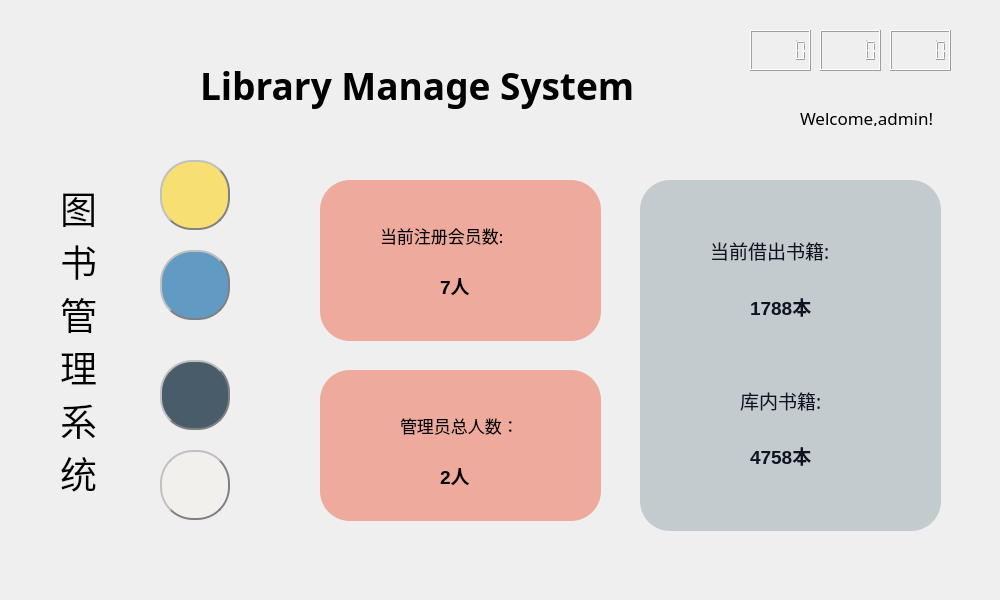
<?xml version="1.0" encoding="UTF-8"?>
<ui version="4.0">
 <class>libraryManageMainWindow</class>
 <widget class="QWidget" name="libraryManageMainWindow">
  <property name="geometry">
   <rect>
    <x>0</x>
    <y>0</y>
    <width>1000</width>
    <height>600</height>
   </rect>
  </property>
  <property name="windowTitle">
   <string>Form</string>
  </property>
  <widget class="QLabel" name="label_2">
   <property name="geometry">
    <rect>
     <x>800</x>
     <y>110</y>
     <width>171</width>
     <height>16</height>
    </rect>
   </property>
   <property name="font">
    <font>
     <family>黑体</family>
     <pointsize>13</pointsize>
    </font>
   </property>
   <property name="text">
    <string>Welcome,admin!</string>
   </property>
  </widget>
  <widget class="QLabel" name="label_4">
   <property name="geometry">
    <rect>
     <x>200</x>
     <y>10</y>
     <width>401</width>
     <height>71</height>
    </rect>
   </property>
   <property name="font">
    <font>
     <family>华文楷体</family>
     <pointsize>18</pointsize>
    </font>
   </property>
   <property name="text">
    <string/>
   </property>
  </widget>
  <widget class="QLabel" name="label_logo">
   <property name="geometry">
    <rect>
     <x>20</x>
     <y>20</y>
     <width>131</width>
     <height>131</height>
    </rect>
   </property>
   <property name="styleSheet">
    <string notr="true">background-image: url(:/libmanageLogo.png);</string>
   </property>
   <property name="text">
    <string/>
   </property>
  </widget>
  <widget class="QPushButton" name="pushButton_manageBook">
   <property name="geometry">
    <rect>
     <x>160</x>
     <y>160</y>
     <width>70</width>
     <height>70</height>
    </rect>
   </property>
   <property name="styleSheet">
    <string notr="true">QPushButton{background-color: #f8df72;border:2px groove gray;border-radius:32px;padding:2px 4px;border-style: outset;}
                                           QPushButton:hover{background-color:rgb(229, 241, 251); color: black;}
                                           QPushButton:pressed{background-color:rgb(204, 228, 247);border-style: inset;}
</string>
   </property>
   <property name="text">
    <string/>
   </property>
  </widget>
  <widget class="QPushButton" name="pushButton_manageUser">
   <property name="geometry">
    <rect>
     <x>160</x>
     <y>250</y>
     <width>70</width>
     <height>70</height>
    </rect>
   </property>
   <property name="styleSheet">
    <string notr="true">QPushButton{background-color: #619ac3;border:2px groove gray;border-radius:32px;padding:2px 4px;border-style: outset;}
                                           QPushButton:hover{background-color:rgb(229, 241, 251); color: black;}
                                           QPushButton:pressed{background-color:rgb(204, 228, 247);border-style: inset;}
</string>
   </property>
   <property name="text">
    <string/>
   </property>
  </widget>
  <widget class="QPushButton" name="pushButton_cancellation">
   <property name="geometry">
    <rect>
     <x>160</x>
     <y>360</y>
     <width>70</width>
     <height>70</height>
    </rect>
   </property>
   <property name="styleSheet">
    <string notr="true">QPushButton{background-color: #495c69;border:2px groove gray;border-radius:32px;padding:2px 4px;border-style: outset;}
                                           QPushButton:hover{background-color:rgb(229, 241, 251); color: black;}
                                           QPushButton:pressed{background-color:rgb(204, 228, 247);border-style: inset;}
</string>
   </property>
   <property name="text">
    <string/>
   </property>
  </widget>
  <widget class="QPushButton" name="pushButton_exit">
   <property name="geometry">
    <rect>
     <x>160</x>
     <y>450</y>
     <width>70</width>
     <height>70</height>
    </rect>
   </property>
   <property name="styleSheet">
    <string notr="true">QPushButton{background-color:#f1f0ed;border:2px groove gray;border-radius:33px;padding:2px 4px;border-style: outset;}
                                           QPushButton:hover{background-color:rgb(229, 241, 251); color: black;}
                                           QPushButton:pressed{background-color:rgb(204, 228, 247);border-style: inset;}
</string>
   </property>
   <property name="text">
    <string/>
   </property>
  </widget>
  <widget class="QLCDNumber" name="lcdNumber_hour">
   <property name="geometry">
    <rect>
     <x>750</x>
     <y>30</y>
     <width>61</width>
     <height>41</height>
    </rect>
   </property>
  </widget>
  <widget class="QLCDNumber" name="lcdNumber_min">
   <property name="geometry">
    <rect>
     <x>820</x>
     <y>30</y>
     <width>61</width>
     <height>41</height>
    </rect>
   </property>
  </widget>
  <widget class="QLCDNumber" name="lcdNumber_sec">
   <property name="geometry">
    <rect>
     <x>890</x>
     <y>30</y>
     <width>61</width>
     <height>41</height>
    </rect>
   </property>
  </widget>
  <widget class="QGroupBox" name="groupBox">
   <property name="geometry">
    <rect>
     <x>320</x>
     <y>180</y>
     <width>281</width>
     <height>161</height>
    </rect>
   </property>
   <property name="styleSheet">
    <string notr="true">QGroupBox{background-color:#eeaa9c;border-radius:30px;}</string>
   </property>
   <property name="title">
    <string/>
   </property>
   <widget class="QLabel" name="label">
    <property name="geometry">
     <rect>
      <x>60</x>
      <y>40</y>
      <width>201</width>
      <height>31</height>
     </rect>
    </property>
    <property name="font">
     <font>
      <family>黑体</family>
      <pointsize>13</pointsize>
     </font>
    </property>
    <property name="styleSheet">
     <string notr="true">background-color:#eeaa9c;</string>
    </property>
    <property name="text">
     <string>当前注册会员数:</string>
    </property>
   </widget>
   <widget class="QLabel" name="label_numUser">
    <property name="geometry">
     <rect>
      <x>120</x>
      <y>80</y>
      <width>121</width>
      <height>51</height>
     </rect>
    </property>
    <property name="font">
     <font>
      <pointsize>14</pointsize>
      <weight>75</weight>
      <bold>true</bold>
     </font>
    </property>
    <property name="styleSheet">
     <string notr="true">background-color:#eeaa9c</string>
    </property>
    <property name="text">
     <string>&lt;html&gt;&lt;head/&gt;&lt;body&gt;&lt;p&gt;7人&lt;/p&gt;&lt;/body&gt;&lt;/html&gt;</string>
    </property>
   </widget>
  </widget>
  <widget class="QGroupBox" name="groupBox_2">
   <property name="geometry">
    <rect>
     <x>640</x>
     <y>180</y>
     <width>301</width>
     <height>351</height>
    </rect>
   </property>
   <property name="styleSheet">
    <string notr="true">QGroupBox{background-color:#c4cbcf;border-radius:30px;}</string>
   </property>
   <property name="title">
    <string/>
   </property>
   <widget class="QLabel" name="label_3">
    <property name="geometry">
     <rect>
      <x>70</x>
      <y>50</y>
      <width>181</width>
      <height>41</height>
     </rect>
    </property>
    <property name="font">
     <font>
      <family>黑体</family>
      <pointsize>14</pointsize>
     </font>
    </property>
    <property name="styleSheet">
     <string notr="true">background-color:#c4cbcf;color: #0f1423</string>
    </property>
    <property name="text">
     <string>当前借出书籍:</string>
    </property>
   </widget>
   <widget class="QLabel" name="label_numBookBorrowed">
    <property name="geometry">
     <rect>
      <x>110</x>
      <y>90</y>
      <width>121</width>
      <height>51</height>
     </rect>
    </property>
    <property name="font">
     <font>
      <pointsize>14</pointsize>
      <weight>75</weight>
      <bold>true</bold>
     </font>
    </property>
    <property name="styleSheet">
     <string notr="true">background-color:#c4cbcf;color: #0f1423</string>
    </property>
    <property name="text">
     <string>&lt;br&gt;1788&lt;/br&gt;本</string>
    </property>
   </widget>
   <widget class="QLabel" name="label_7">
    <property name="geometry">
     <rect>
      <x>110</x>
      <y>220</y>
      <width>72</width>
      <height>15</height>
     </rect>
    </property>
    <property name="text">
     <string/>
    </property>
   </widget>
   <widget class="QLabel" name="label_6">
    <property name="geometry">
     <rect>
      <x>100</x>
      <y>200</y>
      <width>181</width>
      <height>41</height>
     </rect>
    </property>
    <property name="font">
     <font>
      <family>黑体</family>
      <pointsize>14</pointsize>
     </font>
    </property>
    <property name="styleSheet">
     <string notr="true">background-color:#c4cbcf;color: #0f1423</string>
    </property>
    <property name="text">
     <string>库内书籍:</string>
    </property>
   </widget>
   <widget class="QLabel" name="label_bookInLib">
    <property name="geometry">
     <rect>
      <x>110</x>
      <y>250</y>
      <width>121</width>
      <height>51</height>
     </rect>
    </property>
    <property name="font">
     <font>
      <pointsize>14</pointsize>
      <weight>75</weight>
      <bold>true</bold>
     </font>
    </property>
    <property name="styleSheet">
     <string notr="true">background-color:#c4cbcf;color: #0f1423</string>
    </property>
    <property name="text">
     <string>&lt;html&gt;&lt;head/&gt;&lt;body&gt;&lt;p&gt;4758本&lt;/p&gt;&lt;/body&gt;&lt;/html&gt;</string>
    </property>
   </widget>
  </widget>
  <widget class="QGroupBox" name="groupBox_3">
   <property name="geometry">
    <rect>
     <x>320</x>
     <y>370</y>
     <width>281</width>
     <height>151</height>
    </rect>
   </property>
   <property name="styleSheet">
    <string notr="true">QGroupBox{background-color:#eeaa9c;border-radius:30px;}</string>
   </property>
   <property name="title">
    <string/>
   </property>
   <widget class="QLabel" name="label_11">
    <property name="geometry">
     <rect>
      <x>80</x>
      <y>40</y>
      <width>201</width>
      <height>31</height>
     </rect>
    </property>
    <property name="font">
     <font>
      <family>黑体</family>
      <pointsize>13</pointsize>
     </font>
    </property>
    <property name="styleSheet">
     <string notr="true">background-color:#eeaa9c;</string>
    </property>
    <property name="text">
     <string>管理员总人数：</string>
    </property>
   </widget>
   <widget class="QLabel" name="label_numUser_6">
    <property name="geometry">
     <rect>
      <x>120</x>
      <y>80</y>
      <width>121</width>
      <height>51</height>
     </rect>
    </property>
    <property name="font">
     <font>
      <pointsize>14</pointsize>
      <weight>75</weight>
      <bold>true</bold>
     </font>
    </property>
    <property name="styleSheet">
     <string notr="true">background-color:#eeaa9c</string>
    </property>
    <property name="text">
     <string>&lt;html&gt;&lt;head/&gt;&lt;body&gt;&lt;p&gt;2人&lt;/p&gt;&lt;/body&gt;&lt;/html&gt;</string>
    </property>
   </widget>
  </widget>
  <widget class="QLabel" name="label_12">
   <property name="geometry">
    <rect>
     <x>200</x>
     <y>40</y>
     <width>501</width>
     <height>91</height>
    </rect>
   </property>
   <property name="font">
    <font>
     <family>Cascadia Code</family>
     <pointsize>28</pointsize>
     <weight>75</weight>
     <bold>true</bold>
    </font>
   </property>
   <property name="text">
    <string>Library Manage System</string>
   </property>
  </widget>
  <widget class="QLabel" name="label_13">
   <property name="geometry">
    <rect>
     <x>60</x>
     <y>160</y>
     <width>51</width>
     <height>361</height>
    </rect>
   </property>
   <property name="font">
    <font>
     <family>造字工房情书体（非商用）</family>
     <pointsize>28</pointsize>
    </font>
   </property>
   <property name="text">
    <string>图
书
管
理
系
统</string>
   </property>
  </widget>
  <zorder>label_2</zorder>
  <zorder>label_4</zorder>
  <zorder>label_logo</zorder>
  <zorder>pushButton_manageBook</zorder>
  <zorder>pushButton_manageUser</zorder>
  <zorder>pushButton_cancellation</zorder>
  <zorder>pushButton_exit</zorder>
  <zorder>lcdNumber_hour</zorder>
  <zorder>lcdNumber_min</zorder>
  <zorder>lcdNumber_sec</zorder>
  <zorder>groupBox</zorder>
  <zorder>groupBox_2</zorder>
  <zorder>groupBox_3</zorder>
  <zorder>label_13</zorder>
  <zorder>label_12</zorder>
 </widget>
 <resources/>
 <connections/>
</ui>
